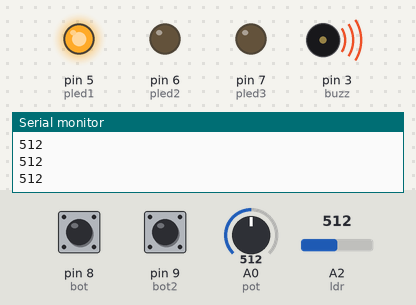
The sketch below on a simulated Arduino Uno, built with avr-gcc and run on an emulated ATmega328P. Parts: output pins drawn as LEDs (lit = HIGH), buzzer (waves = sounding), the last lines printed to the serial monitor. The test bench sets the inputs (shaded band); at power-on: A2 (ldr) = 512, A0 (pot) = 512, pin 8 (bot) LOW, pin 9 (bot2) HIGH.

Above: at 1.2 s.
1.3 s: A2 (ldr) set to 587
2.8 s: A2 (ldr) set to 613
At 4.0 s:
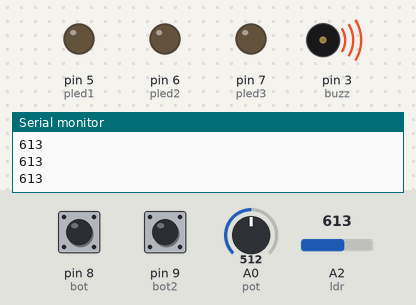
4.3 s: A0 (pot) set to 521
At 5.1 s:
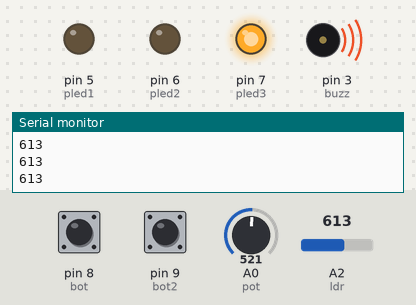
5.8 s: pin 8 (bot) pulled HIGH for 0.15 s
At 6.3 s:
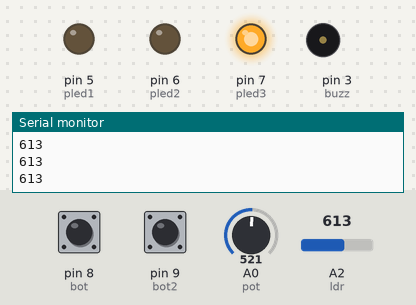
7.4 s: pin 9 (bot2) pulled LOW for 0.15 s
At 7.47 s:
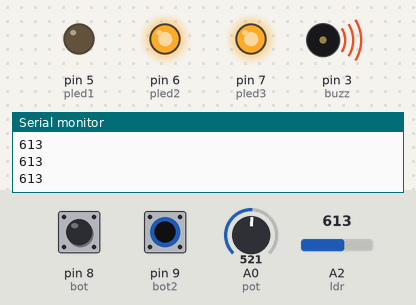
9.0 s: A2 (ldr) set to 590
At 10.1 s:
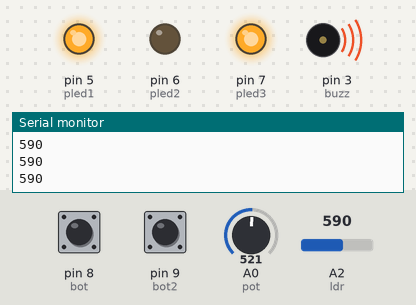
Timing chart, 0 to 11.5 s (numbered marks = the images above; inputs shaded):
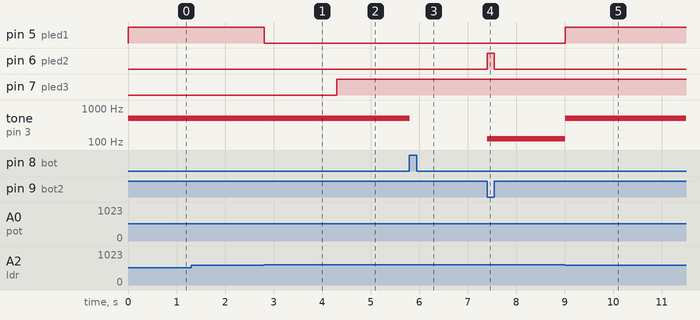

Measured:
- the behaviour switches between 599 and 600 on A2 (ldr) (found by bisection; images 0 and 1)
- the behaviour switches between 513 and 514 on A0 (pot) (found by bisection; images 1 and 2)
- after the input at 2.8 s, pin 5 (pled1): HIGH → LOW at once
- after the input at 4.3 s, pin 7 (pled3): LOW → HIGH at once
- after the input at 5.8 s, tone on pin 3 (buzz): 500 Hz → silent at once
- after the input at 7.4 s, pin 6 (pled2): LOW → HIGH at once, → LOW 0.15 s later; tone on pin 3 (buzz): silent → 123 Hz at once
- after the input at 9.0 s, pin 5 (pled1): LOW → HIGH at once; tone on pin 3 (buzz): 123 Hz → 500 Hz at once

The sketch:

lummm.ino
```cpp
#include <DHT.h>
#include <DHT_U.h>

int pled1 = 5;
int ldr = A2;
int bot = 8;
int bot2 = 9;
int pled2 = 6;
int pot = A0;
int pled3 = 7;
int buzz = 3;
int pled4 = 4;

void setup() {
  pinMode(bot2, INPUT_PULLUP);
  pinMode(buzz, OUTPUT);
  pinMode(pot, INPUT);
  pinMode(pled1, OUTPUT);
  pinMode(pled2, OUTPUT);
  pinMode(bot ,INPUT);
  Serial.begin(9600);
  //dht.begin();
}

void loop() {
 //Teste ldr, botao e potenciometro
 int lum;
 int a;
 int p;
 int b;

 int flag=0;
 lum = analogRead(ldr);
 Serial.println(lum);
 if(lum < 600){
  digitalWrite(pled1, HIGH);
  tone(buzz, 500);
 }else{
  digitalWrite(pled1, LOW);
 }
 a = digitalRead(bot);
 b = digitalRead(bot2);
 if(a==HIGH){
  noTone(buzz);
  //digitalWrite(pled4, LOW);
 }else{
  if(flag == 0){
  flag = 1;
  } else{
    flag = 0;
  }
  //digitalWrite(pled4, HIGH);
  //tone(buzz, 256);
 }

if(flag == 1){
  digitalWrite(pled4, HIGH);
} else {
  digitalWrite(pled4, LOW);
}

 if(b==HIGH){
  digitalWrite(pled2, LOW);

 }else{
  digitalWrite(pled2, HIGH);
  tone(buzz, 123);
 }

 p = map(analogRead(pot), 0, 1023, 0, 255);
 analogWrite(pled3, p);

 //m();
}
void m(){
  tone(buzz, 330);
  delay(400);
  tone(buzz, 330);
  delay(400);
  tone(buzz, 349);
  delay(400);
  tone(buzz, 370);
  delay(800);
  tone(buzz, 440);
  delay(400);
  tone(buzz, 370);
  delay(400);
  tone(buzz, 440);
  delay(400);
  tone(buzz, 370);
  delay(400);

  tone(buzz, 370);
  delay(400);
  tone(buzz, 349);
  delay(400);

  tone(buzz, 330);
  delay(400);
  tone(buzz, 494);
  delay(400);
   tone(buzz, 330);
  delay(400);
   tone(buzz, 330);
  delay(800);
  tone(buzz, 494);
  delay(400);
  noTone(buzz);
  delay(100);

}
```
